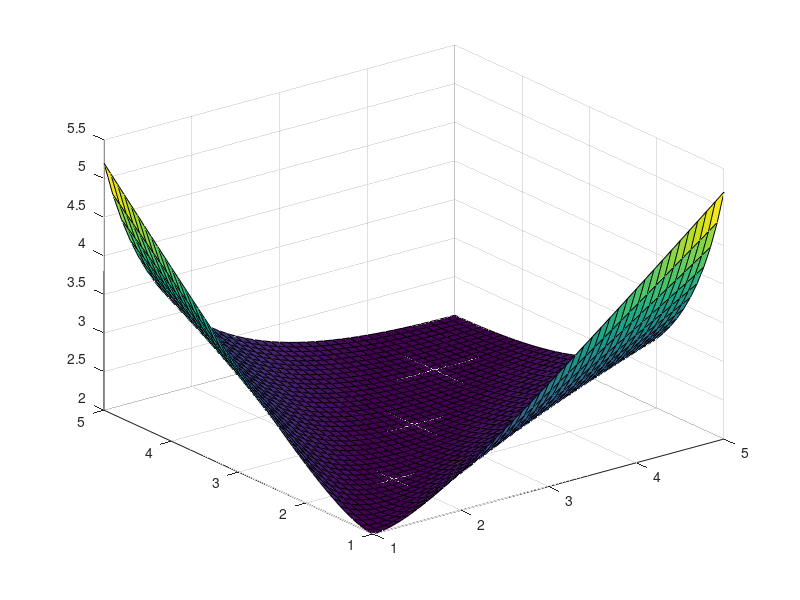

Write MATLAB code to recreate this figure. (Note: this script raises an error after producing the figure.)
[X, Y] = meshgrid(1:0.1:5,1:0.1:5);
Z = X./Y + Y./X;
surf(X,Y,Z);

hold all;
w = Z(:);
X = X(:);
Y = Y(:);

u = [X,Y];

x = log(u);
y = log(w);

s = compare_fits(x,y, 2,1);

[u1, u2] = meshgrid(1:5,1:5);

% Max Affine Fitting
PAR_MA = s.maxaffine.params{1};
A = PAR_MA([2,3,5,6]);
B = PAR_MA([1,4]);
w_MA = exp(B(1)) .* u1.^A(1) .* u2.^A(2);
% surf(u1,u2,w_MA);
% hold all;
w_MA = exp(B(2)) .* u1.^A(3) .* u2.^A(4);
% surf(u1,u2,w_MA);
% hold all;

% Softmax Affine Fitting
PAR_SMA = s.softmax_optMAinit.params{1};
A = PAR_SMA([2,3,5,6]);
B = PAR_SMA([1,4]);
alpha = 1/PAR_SMA(end);
w_SMA = (exp(alpha.*B(1)) .* u1.^(alpha*A(1)) .* u2.^(alpha*A(2)) +...
        exp(alpha.*B(2)) .* u1.^(alpha*A(3)) .* u2.^(alpha*A(4))...
        ).^(1/alpha);
surf(u1,u2,w_SMA);